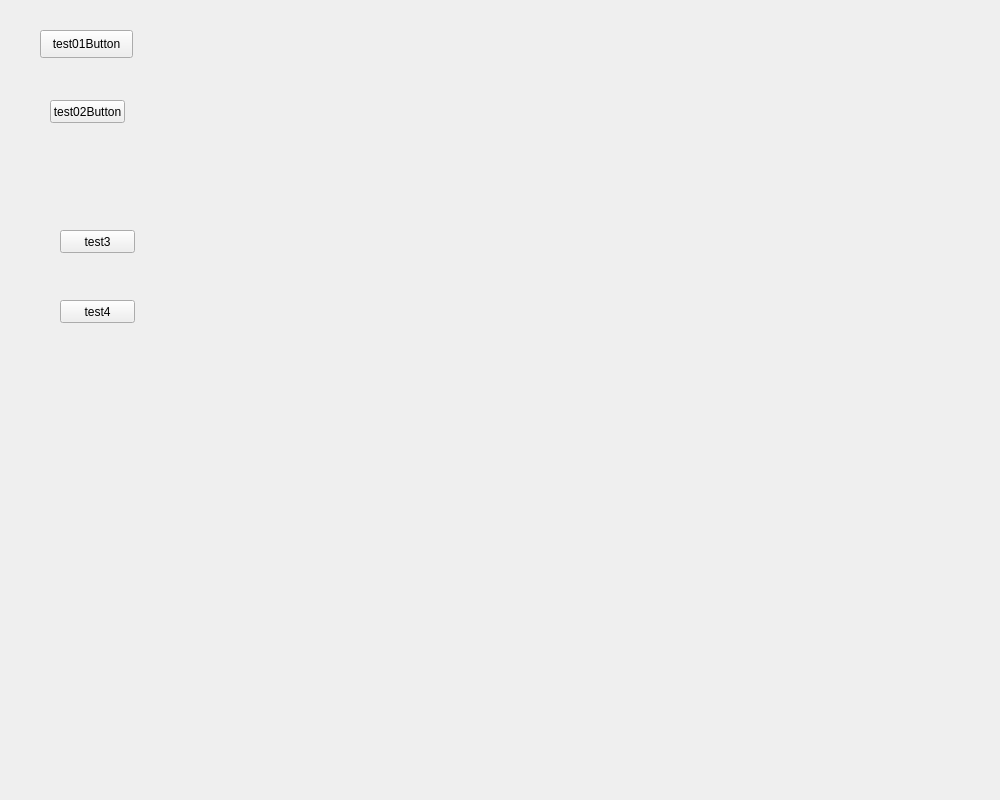
<?xml version="1.0" encoding="UTF-8"?>
<ui version="4.0">
 <class>JsonDemo03Widget</class>
 <widget class="QWidget" name="JsonDemo03Widget">
  <property name="geometry">
   <rect>
    <x>0</x>
    <y>0</y>
    <width>1000</width>
    <height>800</height>
   </rect>
  </property>
  <property name="windowTitle">
   <string>JsonDemo03Widget</string>
  </property>
  <widget class="QPushButton" name="test01Button">
   <property name="geometry">
    <rect>
     <x>40</x>
     <y>30</y>
     <width>93</width>
     <height>28</height>
    </rect>
   </property>
   <property name="text">
    <string>test01Button</string>
   </property>
  </widget>
  <widget class="QPushButton" name="test02Button">
   <property name="geometry">
    <rect>
     <x>50</x>
     <y>100</y>
     <width>75</width>
     <height>23</height>
    </rect>
   </property>
   <property name="text">
    <string>test02Button</string>
   </property>
  </widget>
  <widget class="QPushButton" name="test3Button">
   <property name="geometry">
    <rect>
     <x>60</x>
     <y>230</y>
     <width>75</width>
     <height>23</height>
    </rect>
   </property>
   <property name="text">
    <string>test3</string>
   </property>
  </widget>
  <widget class="QPushButton" name="test4Button">
   <property name="geometry">
    <rect>
     <x>60</x>
     <y>300</y>
     <width>75</width>
     <height>23</height>
    </rect>
   </property>
   <property name="text">
    <string>test4</string>
   </property>
  </widget>
 </widget>
 <layoutdefault spacing="6" margin="11"/>
 <resources/>
 <connections>
  <connection>
   <sender>test01Button</sender>
   <signal>clicked()</signal>
   <receiver>JsonDemo03Widget</receiver>
   <slot>test01ButtonClicked()</slot>
   <hints>
    <hint type="sourcelabel">
     <x>96</x>
     <y>48</y>
    </hint>
    <hint type="destinationlabel">
     <x>99</x>
     <y>-40</y>
    </hint>
   </hints>
  </connection>
  <connection>
   <sender>test02Button</sender>
   <signal>clicked()</signal>
   <receiver>JsonDemo03Widget</receiver>
   <slot>test02ButtonClicked()</slot>
   <hints>
    <hint type="sourcelabel">
     <x>87</x>
     <y>109</y>
    </hint>
    <hint type="destinationlabel">
     <x>-7</x>
     <y>109</y>
    </hint>
   </hints>
  </connection>
  <connection>
   <sender>test3Button</sender>
   <signal>clicked()</signal>
   <receiver>JsonDemo03Widget</receiver>
   <slot>test3ButtonClicked()</slot>
   <hints>
    <hint type="sourcelabel">
     <x>80</x>
     <y>238</y>
    </hint>
    <hint type="destinationlabel">
     <x>-63</x>
     <y>240</y>
    </hint>
   </hints>
  </connection>
  <connection>
   <sender>test4Button</sender>
   <signal>clicked()</signal>
   <receiver>JsonDemo03Widget</receiver>
   <slot>test4ButtonClicked()</slot>
   <hints>
    <hint type="sourcelabel">
     <x>77</x>
     <y>316</y>
    </hint>
    <hint type="destinationlabel">
     <x>-77</x>
     <y>316</y>
    </hint>
   </hints>
  </connection>
 </connections>
 <slots>
  <slot>test01ButtonClicked()</slot>
  <slot>test02ButtonClicked()</slot>
  <slot>test3ButtonClicked()</slot>
  <slot>test4ButtonClicked()</slot>
 </slots>
</ui>
